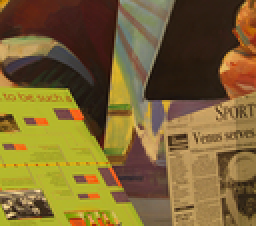
%> input picture data/im2.ppm, 128 x 113 px, shrunk from 434 x 383 before the run (shown 2 times larger)
$ octave test_fill_holes.m   (GNU Octave 9; MATLAB toolbox functions it lacks are replaced by stand-ins)
%> lines starting %> are read from the running program, lines starting %| are printed output that depends on the picture; in (x1, y1, x2, y2) boxes, pixels count from 0 and x2, y2 are one past the last pixel; in counts of white or black regions, pixels touching at a corner belong together; the program's own positions count from 1
### src/block_matching.m
function D = block_matching(I1, I2, blockSize, dispMax, seuilContrast, method, gradThreshold)
% BLOCK_MATCHING - Always returns left-view disparity: x_left - x_match.
    I1 = double(I1);
    I2 = double(I2);
    [h, w] = size(I1);

    half = floor(blockSize/2);
    D_raw = nan(h,w);   % temporary disparity, orientation unknown

    % Precompute gradient for filtering
    hx = fspecial('sobel'); hy = hx';
    G1 = sqrt( imfilter(I1,hx,'replicate').^2 + imfilter(I1,hy,'replicate').^2 );

    for y = 1+half : h-half
        for x = 1+half : w-half

            bL = I1(y-half:y+half, x-half:x+half);

            % Contrast check
            c = (max(bL(:))-min(bL(:))) / max(bL(:));
            if c < seuilContrast, continue; end

            % Gradient check
            if mean(G1(y-half:y+half, x-half:x+half),'all') < gradThreshold
                continue
            end

            bestScore = inf;
            bestX = NaN;

            % Search range
            for xr = max(1+half, x-dispMax) : (x)
                bR = I2(y-half:y+half, xr-half:xr+half);

                switch upper(method)
                    case 'SAD'
                        score = sum(abs(bL(:)-bR(:)));
                    case 'SSD'
                        score = sum((bL(:)-bR(:)).^2);
                    case 'NCC'
                        num = sum(bL(:).*bR(:));
                        den = sqrt(sum(bL(:).^2)*sum(bR(:).^2));
                        score = -(num/(den+eps));
                end

                if score < bestScore
                    bestScore = score;
                    bestX = xr;
                end
            end

            if ~isnan(bestX)
                D_raw(y,x) = bestX - x; % may be positive or negative
            end
        end
    end

    % --- Enforce left-view convention ---
    % Choose orientation that matches dominant disparity direction
    if nanmean(D_raw(:)) > 0
        D = D_raw;        % positive = right-shift → correct
    else
        D = -D_raw;       % negative means reversed → flip sign
    end
end

### src/fill_holes.m
function D_filled = fill_holes(D)
% FILL_HOLES Fill NaN holes in disparity map using morphological dilation + smoothing.

    % Replace NaN with 0 temporarily for dilation
    mask = isnan(D);
    Dtemp = D;
    Dtemp(mask) = 0;

    % Structuring element (3x3)
    se = strel('square', 3);

    % Morphological dilation
    D_dilated = imdilate(Dtemp, se);

    % Now restore NaN positions but replace them with dilated values
    D_filled = D;
    D_filled(mask) = D_dilated(mask);

    % Optional: Median filter to remove artifacts
    D_filled = medfilt2(D_filled, [5 5]);
end

### src/test_fill_holes.m
I1 = rgb2gray(imread('data/im2.ppm'));
%> I1: size 113x128 uint8; min 12, max 228, mean 102.3
I2 = rgb2gray(imread('data/im6.ppm'));
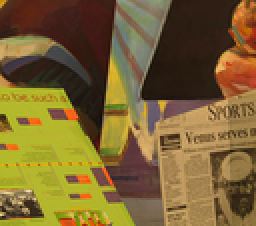
%> input picture data/im6.ppm, 128 x 113 px, shrunk from 434 x 383 before the run (shown 2 times larger)
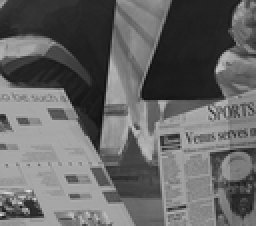
%> I2: size 113x128 uint8 (shown 2 times larger); min 12, max 225, mean 101.8

blockSize = 9;
dispMax = 20;
contrast = 0.05;
gradThr = 10;

D = block_matching(I1, I2, blockSize, dispMax, contrast, 'SAD', gradThr);
%> in block_matching, `G1 = sqrt( imfilter(I1,hx,'replicate').^2 + imfilter(I1,hy,'replicate'..`:
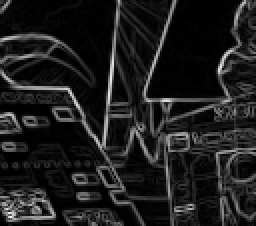
%> G1: size 113x128 double (shown 2 times larger); min 0, max 698.1, mean 83.4; drawn with min black and max white
%> after the loop in block_matching, `for y = 1+half : h-half`:
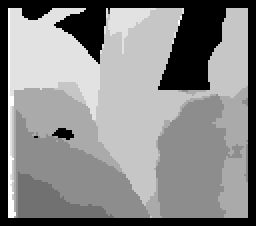
%> D_raw: size 113x128 double (shown 2 times larger); 22.53% of the values are NaN or infinite; the others: min -9, max 0, mean -2.73; drawn with min black, max white, NaN and infinite black
%> after the loop in block_matching, `for y = 1+half : h-half`: score = 1634
D_filled = fill_holes(D);
%> in fill_holes, `mask = isnan(D);`:
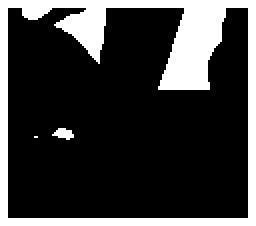
%> mask: size 113x128 logical (shown 2 times larger); 22.5% white; 3 white regions (1 under 20 px), largest, box (x1, y1, x2, y2) and area: (0, 0, 128, 113) 3215, (26, 64, 37, 70) 42
%> in fill_holes, `D_dilated = imdilate(Dtemp, se);`:
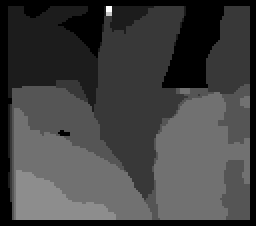
%> D_dilated: size 113x128 double (shown 2 times larger); min 0, max 9, mean 2.31; drawn with min black and max white
%> in fill_holes, `D_filled = medfilt2(D_filled, [5 5]);`:
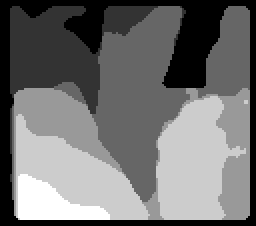
%> D_filled: size 113x128 double (shown 2 times larger); min 0, max 5, mean 2.21; drawn with min black and max white

figure;

subplot(1,2,1);
imagesc(D); colormap jet; colorbar;
title('Raw disparity (with NaN holes)');

subplot(1,2,2);
imagesc(D_filled); colormap jet; colorbar;
title('After hole filling');
sgtitle("Effect of hole filling");
